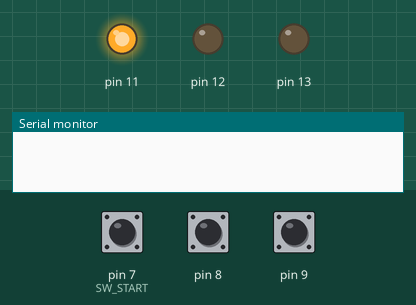
This sketch was run on a simulated Arduino Uno, built with avr-gcc and run on an emulated ATmega328P. On the bench: output pins drawn as LEDs (lit = HIGH), the last lines printed to the serial monitor. Dashed ring = blinking. Inputs (shaded band) come from the test bench; at power-on: pin 9 HIGH, pin 7 (SW_START) HIGH, pin 8 HIGH.

Above: at 1.2 s.
1.3 s: pin 9 pulled LOW for 1 s
At 5.2 s:
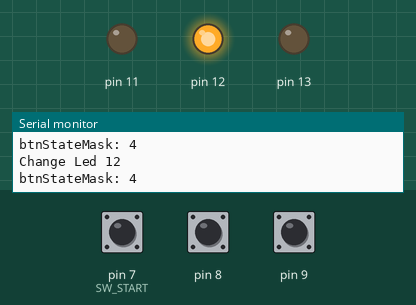
5.3 s: pin 7 (SW_START) pulled LOW for 1 s
8.3 s: pin 8 pulled LOW for 3.2 s
13.0 s: pin 9 pulled LOW for 0.15 s
At 13.19 s:
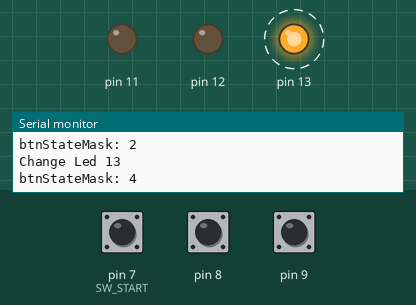
16.0 s: pin 9 pulled LOW for 3.2 s
At 16.39 s:
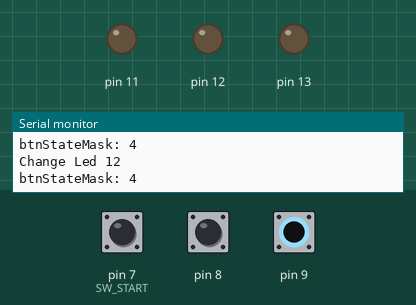
Timing chart, 0 to 21.7 s (numbered marks = the images above; inputs shaded):
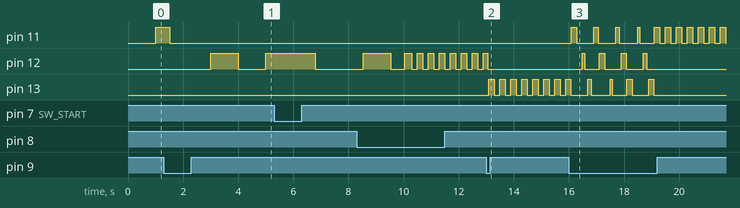

Measured:
- after the input at 1.3 s, pin 12: LOW → HIGH after 1.7 s, → LOW 1.0 s later, → HIGH 1.0 s later
- after the input at 13.0 s, pin 13: alternates HIGH for 0.20 s and LOW for 0.20 s, starting after 0.09 s
- after the input at 16.0 s, pin 11: LOW → HIGH after 0.09 s, → LOW 0.20 s later, → HIGH 0.60 s later, → LOW 0.18 s later, … (22 changes in this stretch); pin 12: LOW → HIGH after 0.49 s, then repeats every 0.72 s: LOW 0.53 s, HIGH 0.20 s

The sketch:

BlinkButtonToggle2.ino
```cpp
#define SW_START 7 // pin 7,8,9
#define SW_CNT  3
#define LED_START 11 // pin 11,12,13
#define LED_END  13
#define bounceWait 250

unsigned long previousMillis = 0;        // will store last time LED was updated
unsigned long previousMillisBtn = 0;
int interval = 1000; // interval at which to blink (milliseconds)
boolean ledFlag = LOW;
byte onLed = LED_START;
byte btnStateMask = 0;

void setup() {
  for(int led = LED_START; led <= LED_END; led++){
    pinMode(led, OUTPUT);
  }
  for(int sw = 0; sw < SW_CNT; sw++){
    pinMode(SW_START+sw, INPUT_PULLUP);
  }
  Serial.begin(9600);
}

void loop() {
  unsigned long currentMillis = millis();

  if((currentMillis - previousMillisBtn) > bounceWait){
    previousMillisBtn = currentMillis;
    for(int sw = 0; sw < SW_CNT; sw++){
      int btnState = !digitalRead(SW_START+sw);
      if(btnState == HIGH && (btnStateMask << sw) == LOW){
        switch(sw){
          case 0:
            interval += 200;
            break;
          case 1:
            interval -= 200;
            break;
          case 2:
            ledFlag = LOW;
            digitalWrite(onLed, ledFlag);
            onLed++;
            if(onLed > LED_END) onLed = LED_START;
            Serial.print("Change Led ");
            Serial.println(onLed);
            break;
        }
        if(sw == 0 || sw == 1){
          interval = constrain(interval, 200, 2000);
          Serial.print("Delay to ");
          Serial.println(interval);
        }
        Serial.print("btnStateMask: ");
        Serial.println(btnState << sw);
        break;
      }
      btnStateMask = btnStateMask - (btnStateMask << sw) + (btnState << sw);
      //Serial.println(btnStateMask);
    }
  }

  if (currentMillis - previousMillis >= interval) {
    previousMillis = currentMillis;
    digitalWrite(onLed, ledFlag=!ledFlag);
  }
}
```
